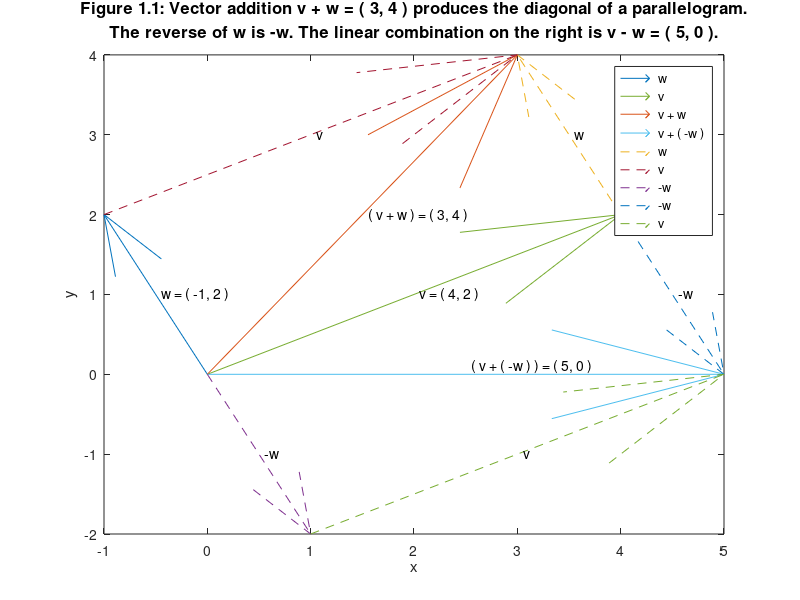

The MATLAB source for this figure:


w = [ -1 ; 2 ]
v = [ 4 ; 2 ]
v + w


quiver( 0, 0, -1, 2, 1)
text( -0.5, 1, '  w = ( -1, 2 ) ' );

hold on
quiver( 0, 0, 4, 2, 1 )
text( 2, 1, '  v = ( 4, 2 ) ');
hold on
quiver( 0, 0, 3, 4, 1 )
text( 1.5, 2, '  ( v + w ) = ( 3, 4 )');
% text( 1.5, 2, '\fontsize{18} ( v + w ) = ( 3, 4 )');
hold on
quiver( 0, 0, 5, 0, 1 )
text( 2.5, 0.1, '  ( v + ( -w ) ) = ( 5, 0 )');

hold on
quiver( 4, 2, -1, 2, 1, '--' )
text( 3.5, 3, '  w ');

hold on
quiver( -1, 2, 4, 2, 1, '--' )
text( 1, 3, '  v ');
hold on
quiver( 0, 0, 1, -2, 1, '--' )
text( 0.5, -1, '  -w ');
hold on 
quiver( 4, 2, 1, -2, 1, '--' )
text( 4.5, 1, '  -w ');
hold on
quiver( 1, -2, 4, 2, 1, '--' )
text( 3, -1, '  v ');

title({'Figure 1.1: Vector addition v + w = ( 3, 4 ) produces the diagonal of a parallelogram.';...
    'The reverse of w is -w. The linear combination on the right is v - w = ( 5, 0 ).'},'FontSize',12);
xlabel('x'); ylabel('y');
%legend('kk', ' w ', ' v ', ' v + w ', ' v + ( -w ) ', ' w ', ' v ', ' -w ', ' -w ', ' v ' )  
legend(' w ', ' v ', ' v + w ', ' v + ( -w ) ', ' w ', ' v ', ' -w ', ' -w ', ' v ' )  
  

% t=[0,2,4,6,8];
% y1=[0,0.075,0.135,0.1875,0.255];
% y2=[0,0.0625,0.125,0.25,0.5];
% y3=[0,0.0125,0.025,0.05,0.1];
% y4=[0.01,0.01,0.01,0.01,0.01];
% subplot(2,2,1),plot(t,y1),title('line1');
% subplot(2,2,2),plot(t,y2),title('line2');
% subplot(2,2,3),plot(t,y3),title('line3');
% subplot(2,2,4),plot(t,y4),title('line4');

% 
% x=[0 0 0 0];
% y=x;
% u=[1 -1 0 0];
% v=[0 0 1 -1];
% quiver(x,y,u,v)